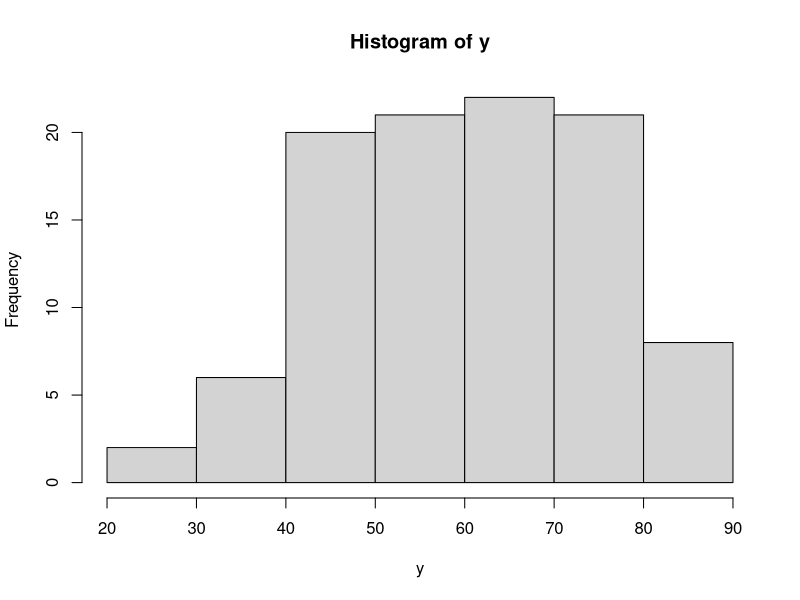
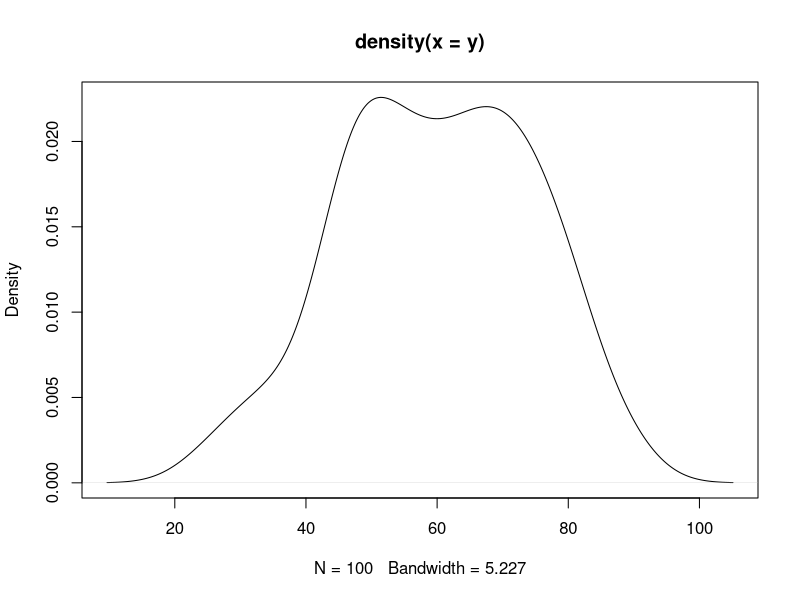
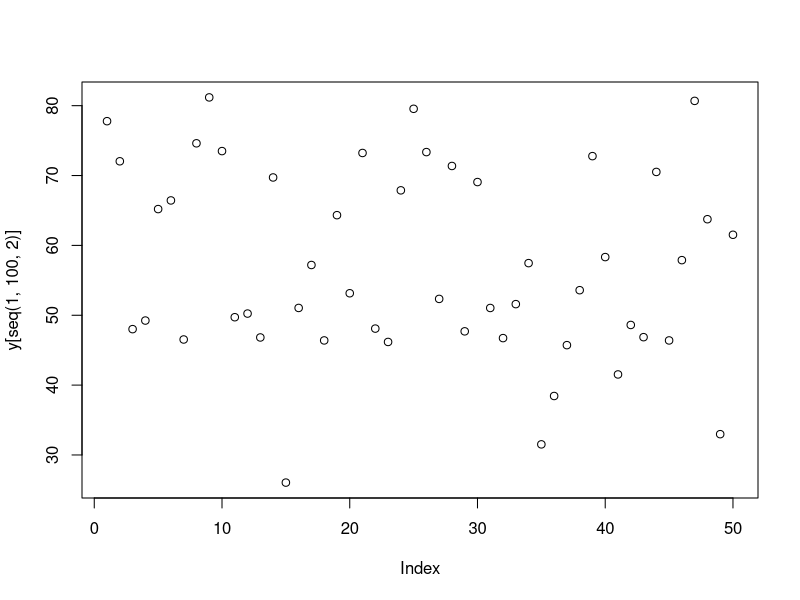
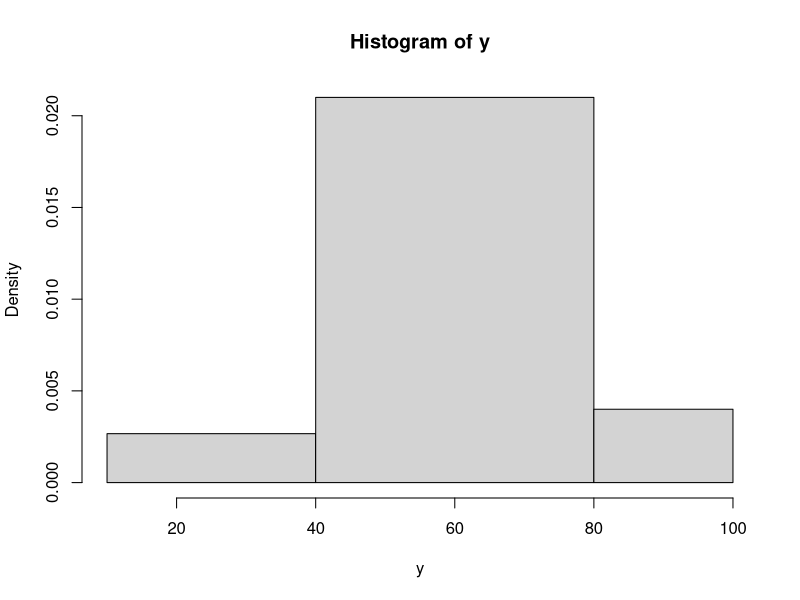
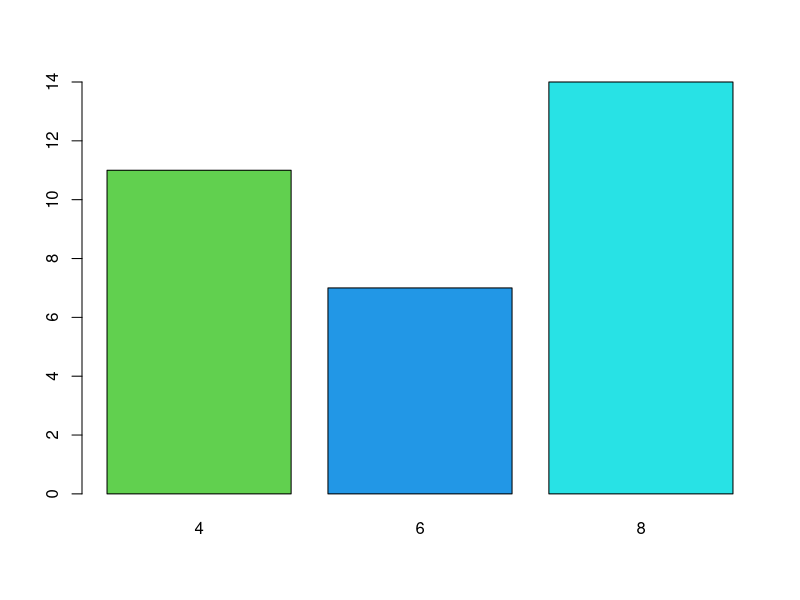
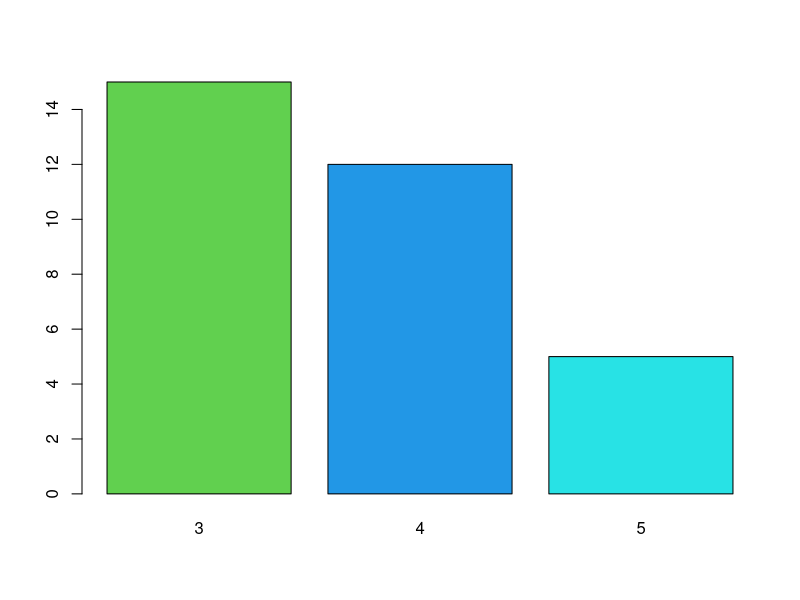
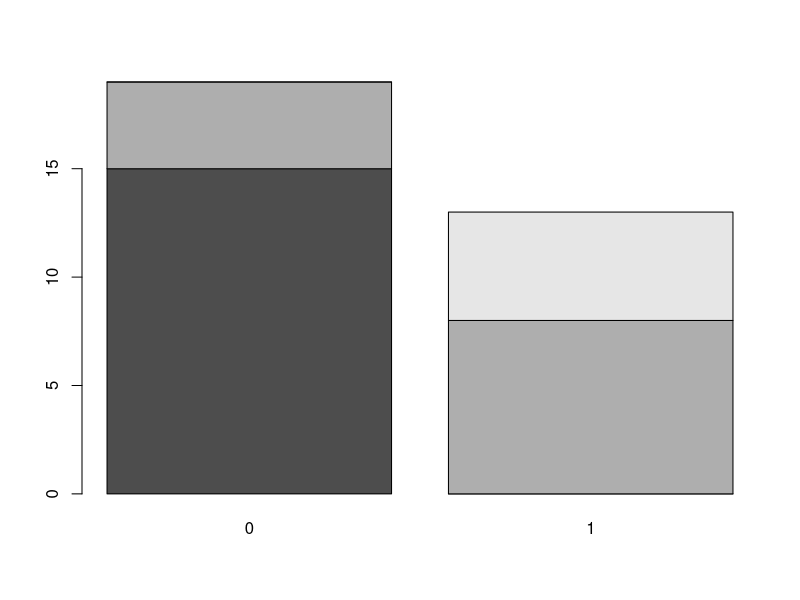
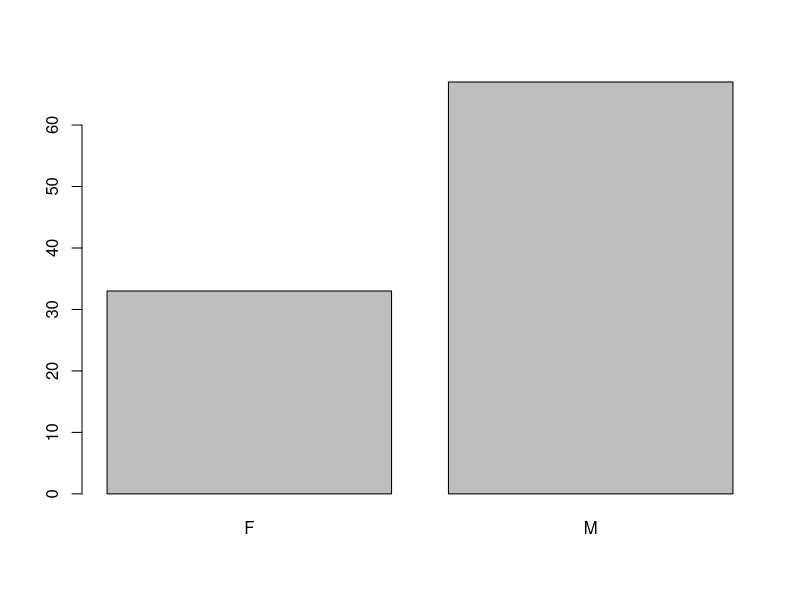

Write the R code that produced these figures, in order.
#Vectors ----

x=1

x
print(x)
x=1:10
x
x2 <-3
x2
x3=c(1,4,6)
x3
class(x3)
class(x2)
y=rnorm(100,mean=60,sd=15)
y
hist(y)
plot(density(y))
print(y[seq(1,100,2)])
plot(y[seq(1,100,2)])
install.packages("dplyr")
?hist
hist(y,breaks=c(10,40,80,100))

#Matrix ----

data=round(rnorm(24,mean=40,sd=3))
trunc(99.99)
floor(c(15.4,15.7,-15.4))
(m1=matrix(data,nrow=3))
(m2=matrix(data, nrow = 3, byrow = T))
colSums(m1)
rowSums(m2)
m1[,c(1,4)]
df=mtcars
names(df)
?mtcars
df$cyl = factor(df$cyl)
str(df)
df[,c('cyl','vs','am','gear','carb')] = lapply(df[,c('cyl','vs','am','gear','carb')], factor)
table(df$cyl)
barplot(table(df$cyl),col=3:7)
barplot(table(df$gear),col=3:7)
table(df$gear,df$am,dnn=c('gear','am'))
barplot(table(df$gear,df$am,dnn=c('gear','am')))
aggregate(.~cyl,data=df,mean)
aggregate(cbind(mpg,wt) ~cyl,data=df,mean)

#Factors ----
set.seed(1234)

(gender= sample(c('M','F')))
(gender= sample(c('M','F'),size=100,replace=T))
table(gender)          
(gender= sample(c('M','F'),size=100,replace=T,prob=c(.7,.3)))
table(gender)  
prop.table(table(gender)  )
barplot(table(gender)  )
pie(table(gender)  )



#Grades

set.seed(1111)
grades=sample(c('A','B','C','D'),size = 100000,replace=T,prob = c(.4,.3,.2,.1))
table(grades)  
prop.table(table(grades))
barplot(table(grades))
grades2=factor(grades,ordered = T,levels = c('E','G','S','P'))

#dplyr ----
library(dplyr)
str(df)               
df%>% group_by(cyl,gear) %>% summarise(meanwt=mean(wt,na.rm = T),meanMPG = mean(mpg,na.rm = T))
df%>% group_by(cyl,gear) %>% summarise(meanwt=mean(wt,na.rm = T),n(),MaxHP=max(hp),meanMPG = mean(mpg,na.rm = T))
df %>% filter(mpg>25)
df %>% filter(mpg>25) %>% filter()
